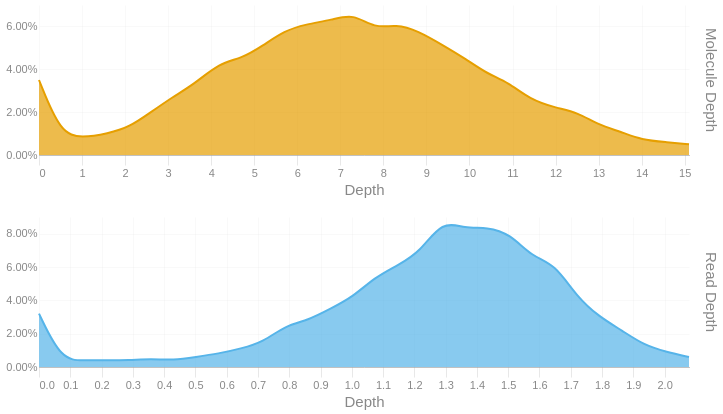

Notebook source saved alongside this figure:
### Code cell
readdep = depth_hist(tb['Read Depth'], q99, 3)
readdep = readdep.with_columns(pl.lit('Read Depth').alias('Metric'))
if not SKIPLR:
    moldep = depth_hist(tb['Molecule Depth'], mol_q99, 1)
    moldep = moldep.with_columns(pl.lit('Molecule Depth').alias('Metric'))
    _hist = pl.concat([readdep, moldep])
    _hist = _hist.filter(pl.col('Proportion') != 0)
    with SafeRender(_hist):
        (
            alt.Chart(_hist)        
            .mark_area(interpolate = "basis")
            .encode(
                x=alt.X('Bin:Q').scale(domainMin=0).axis(alt.Axis(title='Depth')),
                y = alt.Y('Proportion:Q', title = None).axis(format = '.2%'),
                color = alt.Color('Metric:N').legend(None),
                row = alt.Row("Metric:N").header(title = None, labelOrient = 'right'),
                tooltip = [
                    alt.Tooltip("Metric:N", title = "Metric"),
                    alt.Tooltip('Interval:N', title = "Depth Interval"),
                    alt.Tooltip('Proportion:Q', title = "% Alignments").format('.2%')
                ]
            )
            .resolve_scale(x='independent', y='independent')
            .properties(
                height = 150, width = 650,
                usermeta={'embedOptions': {'downloadFileName': f'{samplename}.depth.hist'}}
            )
        ).display()
else:
    readdep = readdep.filter(pl.col('Proportion') != 0)
    with SafeRender(readdep):
        (
            alt.Chart(readdep)        
            .mark_area(interpolate = "basis")
            .encode(
                x=alt.X('Bin:Q').scale(domainMin=0).axis(alt.Axis(title='Depth')),
                y = alt.Y('Proportion:Q', title = None).axis(format = '.2%'),
                tooltip = [
                    alt.Tooltip('Interval:N', title = "Depth Interval"),
                    alt.Tooltip('Proportion:Q', title = "% Alignments").format('.2%')
                ]
            )
            .properties(
                usermeta={'embedOptions': {'downloadFileName': f'{samplename}.depth.hist'}}
            )
        ).display()

### Figure 1 — Vega-Lite specification as saved in the notebook (floating-point values rounded to 4 significant figures)
{"width": 650, "height": 150, "config": {"title": {"anchor": "start", "dy": -15, "fontSize": 18, "color": "#888888", "subtitleColor": "#888888", "subtitleFontSize": 14}, "arc": {"fill": "#0072B2"}, "axis": {"domainColor": "#888888", "domainWidth": 0.5, "gridWidth": 0.2, "grid": false, "titleFontWeight": 400, "titleFontSize": 15, "labelFontSize": 11, "labelColor": "#888888", "tickColor": "#888888", "tickWidth": 0.2, "titleColor": "#888888"}, "axisBand": {"grid": false}, "axisX": {"grid": true, "tickSize": 10, "domainCap": "round"}, "axisY": {"domain": false, "grid": true, "tickSize": 0, "domainCap": "round"}, "background": "transparent", "header": {"labelFontSize": 15, "labelColor": "#888888", "titleFontSize": 15, "titleFontWeight": 600, "titleColor": "#888888"}, "legend": {"labelFont": "sans-serif", "labelFontSize": 12, "labelColor": "#888888", "symbolSize": 100, "symbolType": "circle", "titleFontSize": 12, "titlePadding": 10, "titleColor": "#888888", "title": null}, "range": {"category": ["#E69F00", "#56B4E9", "#009E73", "#F0E442", "#0072B2", "#D55E00", "#CC79A7", "#000000"], "diverging": ["#cfe8f3", "#a2d4ec", "#73bfe2", "#46abdb", "#1696d2", "#12719e"]}, "area": {"fill": "#0072B2", "fillOpacity": 0.7, "line": true, "strokeOpacity": 0.7}, "line": {"color": "#0072B2", "stroke": "#0072B2", "strokeWidth": 2}, "trail": {"color": "#0072B2", "stroke": "#0072B2", "strokeWidth": 0, "size": 1}, "point": {"filled": true, "fillOpacity": 1.0, "size": 95}, "text": {"color": "#888888", "fontSize": 11, "align": "right", "fontWeight": 400, "size": 11}, "bar": {"fill": "#0072B2", "stroke": null}, "view": {"stroke": null, "continuousWidth": 660, "continuousHeight": 400}}, "data": {"name": "data-c7add27aae8e2f5eff8e4d56c2d03f75"}, "mark": {"type": "area", "interpolate": "basis"}, "encoding": {"color": {"field": "Metric", "legend": null, "type": "nominal"}, "row": {"field": "Metric", "header": {"title": null, "labelOrient": "right"}, "type": "nominal"}, "tooltip": [{"field": "Metric", "title": "Metric", "type": "nominal"}, {"field": "Interval", "title": "Depth Interval", "type": "nominal"}, {"field": "Proportion", "format": ".2%", "title": "% Alignments", "type": "quantitative"}], "x": {"axis": {"title": "Depth"}, "field": "Bin", "scale": {"domainMin": 0}, "type": "quantitative"}, "y": {"axis": {"format": ".2%"}, "field": "Proportion", "title": null, "type": "quantitative"}}, "resolve": {"scale": {"x": "independent", "y": "independent"}}, "usermeta": {"embedOptions": {"downloadFileName": "S5_Connecticut_980.depth.hist"}}, "$schema": "https://vega.github.io/schema/vega-lite/v6.1.0.json", "datasets": {"data-c7add27aae8e2f5eff8e4d56c2d03f75": [{"Bin": 0.0, "Interval": "0.0-0.072", "Proportion": 0.032, "Metric": "Read Depth"}, {"Bin": 0.072, "Interval": "0.072-0.143", "Proportion": 0.004, "Metric": "Read Depth"}, {"Bin": 0.143, "Interval": "0.143-0.215", "Proportion": 0.004, "Metric": "Read Depth"}, {"Bin": 0.215, "Interval": "0.215-0.287", "Proportion": 0.004, "Metric": "Read Depth"}, {"Bin": 0.287, "Interval": "0.287-0.358", "Proportion": 0.004, "Metric": "Read Depth"}, {"Bin": 0.358, "Interval": "0.358-0.43", "Proportion": 0.005, "Metric": "Read Depth"}, {"Bin": 0.43, "Interval": "0.43-0.502", "Proportion": 0.004, "Metric": "Read Depth"}, {"Bin": 0.502, "Interval": "0.502-0.573", "Proportion": 0.006, "Metric": "Read Depth"}, {"Bin": 0.573, "Interval": "0.573-0.645", "Proportion": 0.008, "Metric": "Read Depth"}, {"Bin": 0.645, "Interval": "0.645-0.717", "Proportion": 0.011, "Metric": "Read Depth"}, {"Bin": 0.717, "Interval": "0.717-0.788", "Proportion": 0.015, "Metric": "Read Depth"}, {"Bin": 0.788, "Interval": "0.788-0.86", "Proportion": 0.025, "Metric": "Read Depth"}, {"Bin": 0.86, "Interval": "0.86-0.932", "Proportion": 0.028, "Metric": "Read Depth"}, {"Bin": 0.932, "Interval": "0.932-1.003", "Proportion": 0.035, "Metric": "Read Depth"}, {"Bin": 1.003, "Interval": "1.003-1.075", "Proportion": 0.042, "Metric": "Read Depth"}, {"Bin": 1.075, "Interval": "1.075-1.147", "Proportion": 0.054, "Metric": "Read Depth"}, {"Bin": 1.147, "Interval": "1.147-1.218", "Proportion": 0.061, "Metric": "Read Depth"}, {"Bin": 1.218, "Interval": "1.218-1.29", "Proportion": 0.069, "Metric": "Read Depth"}, {"Bin": 1.29, "Interval": "1.29-1.362", "Proportion": 0.088, "Metric": "Read Depth"}, {"Bin": 1.362, "Interval": "1.362-1.433", "Proportion": 0.083, "Metric": "Read Depth"}, {"Bin": 1.433, "Interval": "1.433-1.505", "Proportion": 0.084, "Metric": "Read Depth"}, {"Bin": 1.505, "Interval": "1.505-1.577", "Proportion": 0.08, "Metric": "Read Depth"}, {"Bin": 1.577, "Interval": "1.577-1.648", "Proportion": 0.066, "Metric": "Read Depth"}, {"Bin": 1.648, "Interval": "1.648-1.72", "Proportion": 0.062, "Metric": "Read Depth"}, {"Bin": 1.72, "Interval": "1.72-1.792", "Proportion": 0.042, "Metric": "Read Depth"}, {"Bin": 1.792, "Interval": "1.792-1.863", "Proportion": 0.03, "Metric": "Read Depth"}, {"Bin": 1.863, "Interval": "1.863-1.935", "Proportion": 0.022, "Metric": "Read Depth"}, {"Bin": 1.935, "Interval": "1.935-2.007", "Proportion": 0.013, "Metric": "Read Depth"}, {"Bin": 2.007, "Interval": "2.007-2.078", "Proportion": 0.009, "Metric": "Read Depth"}, {"Bin": 2.078, "Interval": "2.078-2.15", "Proportion": 0.006, "Metric": "Read Depth"}, {"Bin": 0.0, "Interval": "0.0-0.5", "Proportion": 0.035, "Metric": "Molecule Depth"}, {"Bin": 0.5, "Interval": "0.5-1.0", "Proportion": 0.01, "Metric": "Molecule Depth"}, {"Bin": 1.0, "Interval": "1.0-1.6", "Proportion": 0.008, "Metric": "Molecule Depth"}, {"Bin": 1.6, "Interval": "1.6-2.1", "Proportion": 0.01, "Metric": "Molecule Depth"}, {"Bin": 2.1, "Interval": "2.1-2.6", "Proportion": 0.013, "Metric": "Molecule Depth"}, {"Bin": 2.6, "Interval": "2.6-3.1", "Proportion": 0.02, "Metric": "Molecule Depth"}, {"Bin": 3.1, "Interval": "3.1-3.6", "Proportion": 0.027, "Metric": "Molecule Depth"}, {"Bin": 3.6, "Interval": "3.6-4.2", "Proportion": 0.033, "Metric": "Molecule Depth"}, {"Bin": 4.2, "Interval": "4.2-4.7", "Proportion": 0.043, "Metric": "Molecule Depth"}, {"Bin": 4.7, "Interval": "4.7-5.2", "Proportion": 0.045, "Metric": "Molecule Depth"}, {"Bin": 5.2, "Interval": "5.2-5.7", "Proportion": 0.051, "Metric": "Molecule Depth"}, {"Bin": 5.7, "Interval": "5.7-6.2", "Proportion": 0.058, "Metric": "Molecule Depth"}, {"Bin": 6.2, "Interval": "6.2-6.8", "Proportion": 0.061, "Metric": "Molecule Depth"}, {"Bin": 6.8, "Interval": "6.8-7.3", "Proportion": 0.063, "Metric": "Molecule Depth"}, {"Bin": 7.3, "Interval": "7.3-7.8", "Proportion": 0.066, "Metric": "Molecule Depth"}, {"Bin": 7.8, "Interval": "7.8-8.3", "Proportion": 0.059, "Metric": "Molecule Depth"}, {"Bin": 8.3, "Interval": "8.3-8.8", "Proportion": 0.061, "Metric": "Molecule Depth"}, {"Bin": 8.8, "Interval": "8.8-9.4", "Proportion": 0.058, "Metric": "Molecule Depth"}, {"Bin": 9.4, "Interval": "9.4-9.9", "Proportion": 0.051, "Metric": "Molecule Depth"}, {"Bin": 9.9, "Interval": "9.9-10.4", "Proportion": 0.045, "Metric": "Molecule Depth"}, {"Bin": 10.4, "Interval": "10.4-10.9", "Proportion": 0.038, "Metric": "Molecule Depth"}, {"Bin": 10.9, "Interval": "10.9-11.4", "Proportion": 0.034, "Metric": "Molecule Depth"}, {"Bin": 11.4, "Interval": "11.4-12.0", "Proportion": 0.026, "Metric": "Molecule Depth"}, {"Bin": 12.0, "Interval": "12.0-12.5", "Proportion": 0.022, "Metric": "Molecule Depth"}, {"Bin": 12.5, "Interval": "12.5-13.0", "Proportion": 0.02, "Metric": "Molecule Depth"}, {"Bin": 13.0, "Interval": "13.0-13.5", "Proportion": 0.014, "Metric": "Molecule Depth"}, {"Bin": 13.5, "Interval": "13.5-14.0", "Proportion": 0.011, "Metric": "Molecule Depth"}, {"Bin": 14.0, "Interval": "14.0-14.6", "Proportion": 0.007, "Metric": "Molecule Depth"}, {"Bin": 14.6, "Interval": "14.6-15.1", "Proportion": 0.006, "Metric": "Molecule Depth"}, {"Bin": 15.1, "Interval": "15.1-15.6", "Proportion": 0.005, "Metric": "Molecule Depth"}]}}
